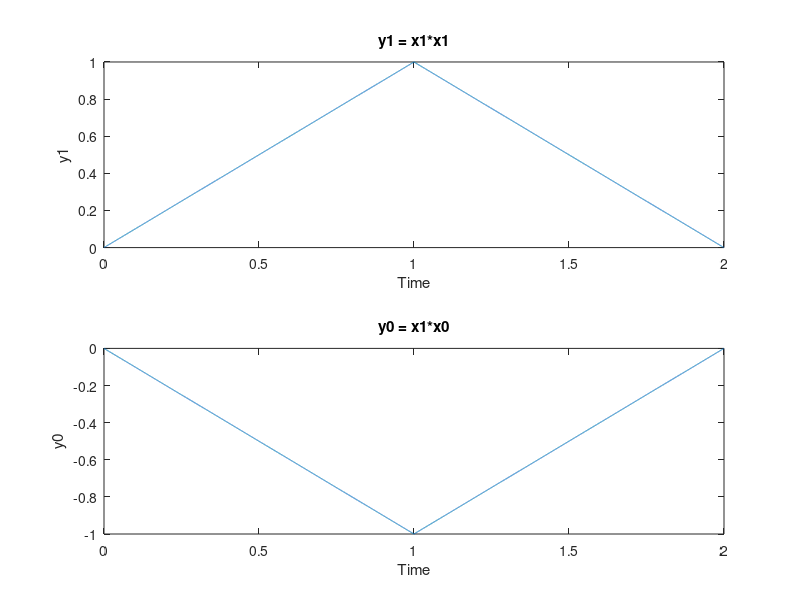

MATLAB code to generate this figure:
close all; clear all;
% create x1 and x0
Fs = 8000;
x1 = ones(1, Fs);
x0 = -x1;
% convolve x1 with itself and with x0
y1 = (1/Fs) * conv(x1, x1);
y0 = (1/Fs) * conv(x1, x0);
t_y = (0:length(y1)-1) * (1/Fs);
% plot the result of consolution
figure;
subplot(2, 1, 1);
plot(t_y, y1);
    title('y1 = x1*x1');
    xlabel('Time');
    ylabel('y1');
subplot(2, 1, 2);
plot(t_y, y0);
    title('y0 = x1*x0');
    xlabel('Time');
    ylabel('y0');


% Question 1/3:
% According to the commutative nature of convolution, x1*x2 = x2*x1
% Therefore, a swapped input should produce the same convolution output.